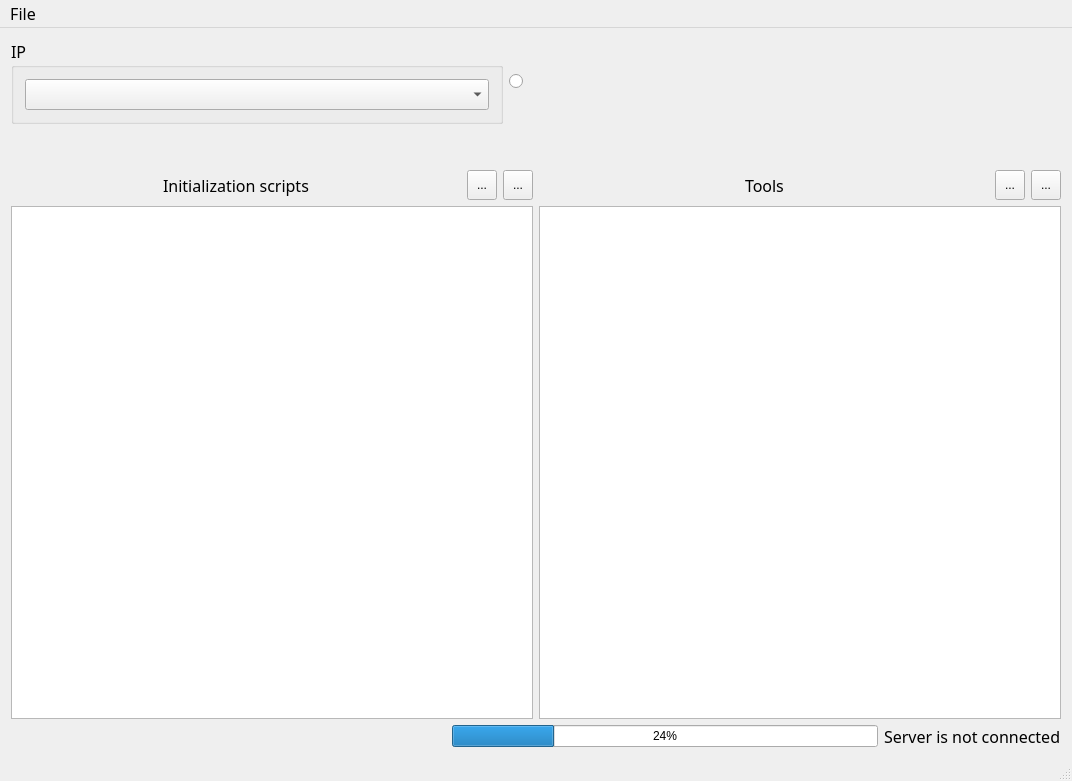
<?xml version="1.0" encoding="UTF-8"?>
<ui version="4.0">
 <class>AINGTASEQUENCERAppMainWindow</class>
 <widget class="QMainWindow" name="AINGTASEQUENCERAppMainWindow">
  <property name="geometry">
   <rect>
    <x>0</x>
    <y>0</y>
    <width>1072</width>
    <height>781</height>
   </rect>
  </property>
  <property name="windowTitle">
   <string>AINGTASequencerApp</string>
  </property>
  <property name="windowIcon">
   <iconset resource="../resource.qrc">
    <normaloff>:/images/forms/img/GTAAppIcon.png</normaloff>:/images/forms/img/GTAAppIcon.png</iconset>
  </property>
  <widget class="QWidget" name="centralWidget">
   <layout class="QGridLayout" name="gridLayout_2">
    <item row="0" column="0">
     <layout class="QGridLayout" name="gridLayout">
      <property name="sizeConstraint">
       <enum>QLayout::SetDefaultConstraint</enum>
      </property>
      <item row="0" column="1">
       <layout class="QHBoxLayout" name="horizontalLayout">
        <item>
         <widget class="QGroupBox" name="groupBox_5">
          <property name="sizePolicy">
           <sizepolicy hsizetype="Expanding" vsizetype="Preferred">
            <horstretch>0</horstretch>
            <verstretch>0</verstretch>
           </sizepolicy>
          </property>
          <property name="font">
           <font>
            <family>Century Gothic</family>
            <pointsize>12</pointsize>
           </font>
          </property>
          <property name="title">
           <string>IP</string>
          </property>
          <layout class="QGridLayout" name="gridLayout_11">
           <item row="0" column="0">
            <widget class="QComboBox" name="connectedIPCB">
             <property name="sizePolicy">
              <sizepolicy hsizetype="MinimumExpanding" vsizetype="Fixed">
               <horstretch>0</horstretch>
               <verstretch>0</verstretch>
              </sizepolicy>
             </property>
             <property name="styleSheet">
              <string notr="true"/>
             </property>
            </widget>
           </item>
          </layout>
         </widget>
        </item>
        <item>
         <widget class="QRadioButton" name="serverStatusRB">
          <property name="sizePolicy">
           <sizepolicy hsizetype="Minimum" vsizetype="Minimum">
            <horstretch>0</horstretch>
            <verstretch>0</verstretch>
           </sizepolicy>
          </property>
          <property name="minimumSize">
           <size>
            <width>60</width>
            <height>60</height>
           </size>
          </property>
          <property name="text">
           <string/>
          </property>
         </widget>
        </item>
        <item>
         <spacer name="horizontalSpacer_9">
          <property name="orientation">
           <enum>Qt::Horizontal</enum>
          </property>
          <property name="sizeHint" stdset="0">
           <size>
            <width>40</width>
            <height>20</height>
           </size>
          </property>
         </spacer>
        </item>
       </layout>
      </item>
      <item row="2" column="1">
       <layout class="QHBoxLayout" name="horizontalLayout_4">
        <item>
         <layout class="QHBoxLayout" name="horizontalLayout_2">
          <item>
           <spacer name="horizontalSpacer_10">
            <property name="orientation">
             <enum>Qt::Horizontal</enum>
            </property>
            <property name="sizeHint" stdset="0">
             <size>
              <width>40</width>
              <height>20</height>
             </size>
            </property>
           </spacer>
          </item>
          <item>
           <widget class="QLabel" name="label">
            <property name="font">
             <font>
              <family>Century Gothic</family>
              <pointsize>12</pointsize>
             </font>
            </property>
            <property name="styleSheet">
             <string notr="true"/>
            </property>
            <property name="text">
             <string>Initialization scripts</string>
            </property>
           </widget>
          </item>
          <item>
           <spacer name="horizontalSpacer_6">
            <property name="orientation">
             <enum>Qt::Horizontal</enum>
            </property>
            <property name="sizeHint" stdset="0">
             <size>
              <width>40</width>
              <height>20</height>
             </size>
            </property>
           </spacer>
          </item>
          <item>
           <widget class="QToolButton" name="addInitTB">
            <property name="sizePolicy">
             <sizepolicy hsizetype="Minimum" vsizetype="Minimum">
              <horstretch>0</horstretch>
              <verstretch>0</verstretch>
             </sizepolicy>
            </property>
            <property name="minimumSize">
             <size>
              <width>30</width>
              <height>30</height>
             </size>
            </property>
            <property name="text">
             <string>...</string>
            </property>
            <property name="icon">
             <iconset resource="../resource.qrc">
              <normaloff>:/images/forms/img/Add.png</normaloff>:/images/forms/img/Add.png</iconset>
            </property>
           </widget>
          </item>
          <item>
           <widget class="QToolButton" name="removeInitTB">
            <property name="sizePolicy">
             <sizepolicy hsizetype="Minimum" vsizetype="Minimum">
              <horstretch>0</horstretch>
              <verstretch>0</verstretch>
             </sizepolicy>
            </property>
            <property name="minimumSize">
             <size>
              <width>30</width>
              <height>30</height>
             </size>
            </property>
            <property name="text">
             <string>...</string>
            </property>
            <property name="icon">
             <iconset resource="../resource.qrc">
              <normaloff>:/images/forms/img/Remove.png</normaloff>:/images/forms/img/Remove.png</iconset>
            </property>
           </widget>
          </item>
         </layout>
        </item>
        <item>
         <layout class="QHBoxLayout" name="horizontalLayout_3">
          <item>
           <spacer name="horizontalSpacer_11">
            <property name="orientation">
             <enum>Qt::Horizontal</enum>
            </property>
            <property name="sizeHint" stdset="0">
             <size>
              <width>40</width>
              <height>20</height>
             </size>
            </property>
           </spacer>
          </item>
          <item>
           <widget class="QLabel" name="label_2">
            <property name="font">
             <font>
              <family>Century Gothic</family>
              <pointsize>12</pointsize>
             </font>
            </property>
            <property name="text">
             <string>Tools</string>
            </property>
           </widget>
          </item>
          <item>
           <spacer name="horizontalSpacer_7">
            <property name="orientation">
             <enum>Qt::Horizontal</enum>
            </property>
            <property name="sizeHint" stdset="0">
             <size>
              <width>40</width>
              <height>20</height>
             </size>
            </property>
           </spacer>
          </item>
          <item>
           <widget class="QToolButton" name="addToolTB">
            <property name="sizePolicy">
             <sizepolicy hsizetype="Minimum" vsizetype="Minimum">
              <horstretch>0</horstretch>
              <verstretch>0</verstretch>
             </sizepolicy>
            </property>
            <property name="minimumSize">
             <size>
              <width>30</width>
              <height>30</height>
             </size>
            </property>
            <property name="text">
             <string>...</string>
            </property>
            <property name="icon">
             <iconset resource="../resource.qrc">
              <normaloff>:/images/forms/img/Add.png</normaloff>:/images/forms/img/Add.png</iconset>
            </property>
           </widget>
          </item>
          <item>
           <widget class="QToolButton" name="removeToolsTB">
            <property name="sizePolicy">
             <sizepolicy hsizetype="Minimum" vsizetype="Minimum">
              <horstretch>0</horstretch>
              <verstretch>0</verstretch>
             </sizepolicy>
            </property>
            <property name="minimumSize">
             <size>
              <width>30</width>
              <height>30</height>
             </size>
            </property>
            <property name="text">
             <string>...</string>
            </property>
            <property name="icon">
             <iconset resource="../resource.qrc">
              <normaloff>:/images/forms/img/Remove.png</normaloff>:/images/forms/img/Remove.png</iconset>
            </property>
           </widget>
          </item>
         </layout>
        </item>
       </layout>
      </item>
      <item row="6" column="1">
       <layout class="QHBoxLayout" name="horizontalLayout_6">
        <item>
         <widget class="QListWidget" name="InitLW">
          <property name="toolTip">
           <string>List of initialization scripts added</string>
          </property>
          <property name="styleSheet">
           <string notr="true"/>
          </property>
          <property name="tabKeyNavigation">
           <bool>true</bool>
          </property>
          <property name="dragEnabled">
           <bool>true</bool>
          </property>
          <property name="dragDropMode">
           <enum>QAbstractItemView::DropOnly</enum>
          </property>
         </widget>
        </item>
        <item>
         <widget class="QListWidget" name="ToolLW">
          <property name="toolTip">
           <string>List of tools added</string>
          </property>
          <property name="tabKeyNavigation">
           <bool>true</bool>
          </property>
          <property name="dragEnabled">
           <bool>true</bool>
          </property>
          <property name="dragDropMode">
           <enum>QAbstractItemView::DropOnly</enum>
          </property>
         </widget>
        </item>
       </layout>
      </item>
      <item row="7" column="1">
       <layout class="QHBoxLayout" name="horizontalLayout_7">
        <item>
         <widget class="QLabel" name="loadedConfigurationLB">
          <property name="font">
           <font>
            <family>Century Gothic</family>
            <pointsize>12</pointsize>
           </font>
          </property>
          <property name="text">
           <string/>
          </property>
         </widget>
        </item>
        <item>
         <spacer name="horizontalSpacer_8">
          <property name="orientation">
           <enum>Qt::Horizontal</enum>
          </property>
          <property name="sizeHint" stdset="0">
           <size>
            <width>40</width>
            <height>20</height>
           </size>
          </property>
         </spacer>
        </item>
        <item>
         <widget class="QProgressBar" name="progressBar">
          <property name="value">
           <number>24</number>
          </property>
         </widget>
        </item>
        <item>
         <widget class="QLabel" name="serverStatusLB">
          <property name="font">
           <font>
            <family>Century Gothic</family>
            <pointsize>12</pointsize>
           </font>
          </property>
          <property name="styleSheet">
           <string notr="true"/>
          </property>
          <property name="text">
           <string>Server is not connected</string>
          </property>
         </widget>
        </item>
       </layout>
      </item>
      <item row="1" column="1">
       <spacer name="verticalSpacer">
        <property name="orientation">
         <enum>Qt::Vertical</enum>
        </property>
        <property name="sizeType">
         <enum>QSizePolicy::Minimum</enum>
        </property>
        <property name="sizeHint" stdset="0">
         <size>
          <width>20</width>
          <height>40</height>
         </size>
        </property>
       </spacer>
      </item>
     </layout>
    </item>
   </layout>
  </widget>
  <widget class="QMenuBar" name="menuBar">
   <property name="geometry">
    <rect>
     <x>0</x>
     <y>0</y>
     <width>1072</width>
     <height>27</height>
    </rect>
   </property>
   <property name="font">
    <font>
     <family>Century Gothic</family>
     <pointsize>12</pointsize>
    </font>
   </property>
   <widget class="QMenu" name="menuSequencer">
    <property name="font">
     <font>
      <family>Century Gothic</family>
     </font>
    </property>
    <property name="title">
     <string>File</string>
    </property>
    <widget class="QMenu" name="menuLoad_Configuration">
     <property name="font">
      <font>
       <family>Century Gothic</family>
      </font>
     </property>
     <property name="title">
      <string>Load Configuration</string>
     </property>
    </widget>
    <addaction name="menuLoad_Configuration"/>
    <addaction name="actionConfigurations_Manger"/>
    <addaction name="actionSave_Configuration"/>
    <addaction name="actionClose_Conifguration"/>
    <addaction name="separator"/>
    <addaction name="actionClose"/>
   </widget>
   <addaction name="menuSequencer"/>
  </widget>
  <widget class="QStatusBar" name="statusBar"/>
  <action name="actionConfigurations_Manger">
   <property name="text">
    <string>Configurations Manger</string>
   </property>
  </action>
  <action name="actionSave_Configuration">
   <property name="text">
    <string>Save Configuration</string>
   </property>
  </action>
  <action name="actionClose_Conifguration">
   <property name="text">
    <string>Close Conifguration</string>
   </property>
  </action>
  <action name="actionX">
   <property name="text">
    <string>x</string>
   </property>
  </action>
  <action name="actionClose">
   <property name="icon">
    <iconset resource="../resource.qrc">
     <normaloff>:/images/forms/img/Remove.png</normaloff>:/images/forms/img/Remove.png</iconset>
   </property>
   <property name="text">
    <string>Close</string>
   </property>
  </action>
 </widget>
 <layoutdefault spacing="6" margin="11"/>
 <resources>
  <include location="../resource.qrc"/>
 </resources>
 <connections/>
</ui>
